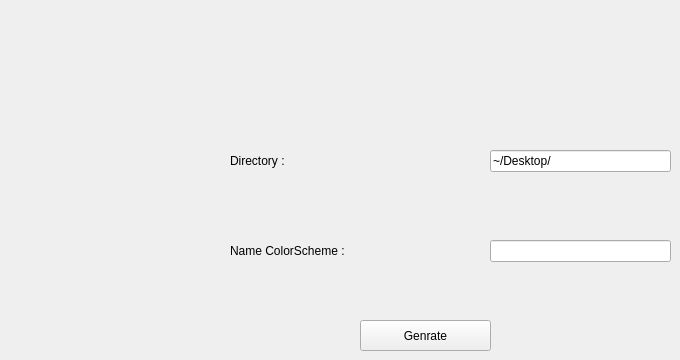
      <widget class="QWidget" name="tab_6">
       <attribute name="title">
        <string>Genrate ColorScheme</string>
       </attribute>
       <widget class="QLabel" name="label_45">
        <property name="geometry">
         <rect>
          <x>230</x>
          <y>240</y>
          <width>141</width>
          <height>21</height>
         </rect>
        </property>
        <property name="text">
         <string>Name ColorScheme :</string>
        </property>
       </widget>
       <widget class="QLineEdit" name="lineEdit_34">
        <property name="geometry">
         <rect>
          <x>490</x>
          <y>240</y>
          <width>181</width>
          <height>22</height>
         </rect>
        </property>
       </widget>
       <widget class="QPushButton" name="pushButton">
        <property name="geometry">
         <rect>
          <x>360</x>
          <y>320</y>
          <width>131</width>
          <height>31</height>
         </rect>
        </property>
        <property name="text">
         <string>Genrate</string>
        </property>
       </widget>
       <widget class="QLabel" name="label_46">
        <property name="geometry">
         <rect>
          <x>230</x>
          <y>150</y>
          <width>141</width>
          <height>21</height>
         </rect>
        </property>
        <property name="text">
         <string>Directory :</string>
        </property>
       </widget>
       <widget class="QLineEdit" name="lineEdit_35">
        <property name="geometry">
         <rect>
          <x>490</x>
          <y>150</y>
          <width>181</width>
          <height>22</height>
         </rect>
        </property>
        <property name="text">
         <string>~/Desktop/</string>
        </property>
       </widget>
      </widget>
